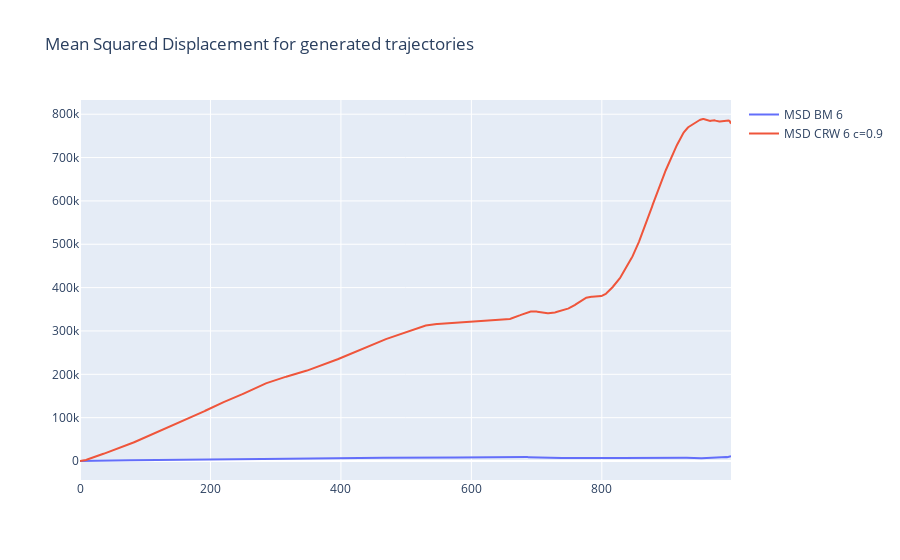

Notebook source saved alongside this figure:
### Code cell
# Init figure
fig_gen_MSD = PlotUtility("Mean Squared Displacement for generated trajectories")

# first trace MSD_BM
## start - Add your code here
fig_gen_MSD.scatter_plot(plot_name = "MSD BM 6",
                     x = MSD_BM.index,
                     y = MSD_BM.MSD)
## end - Add your code here

# Second trace MSD_CRW
## start - Add your code here
fig_gen_MSD.scatter_plot(plot_name = "MSD CRW 6 c=0.9",
                     x = MSD_CRW.index,
                     y = MSD_CRW.MSD)    
## end - Add your code here

fig_gen_MSD.show_plot()

### Figure 1 — Plotly figure (JSON) as saved in the notebook; plotly's stock layout.template omitted (floating-point values rounded to 4 significant figures; data arrays with more than 128 entries replaced by an {"elided": "..."} marker saying what was removed)
{"data": [{"line": {"width": 2}, "marker": {"size": 2}, "mode": "lines", "name": "MSD BM 6", "showlegend": true, "type": "scatter", "x": {"elided": "999 int values"}, "y": {"elided": "999 float values"}}, {"line": {"width": 2}, "marker": {"size": 2}, "mode": "lines", "name": "MSD CRW 6 c=0.9", "showlegend": true, "type": "scatter", "x": {"elided": "999 int values"}, "y": {"elided": "999 float values"}}], "layout": {"scene": {"xaxis": {"title": {}}, "yaxis": {"title": {}}, "zaxis": {"title": {}}}, "title": {"text": "Mean Squared Displacement for generated trajectories"}}}
